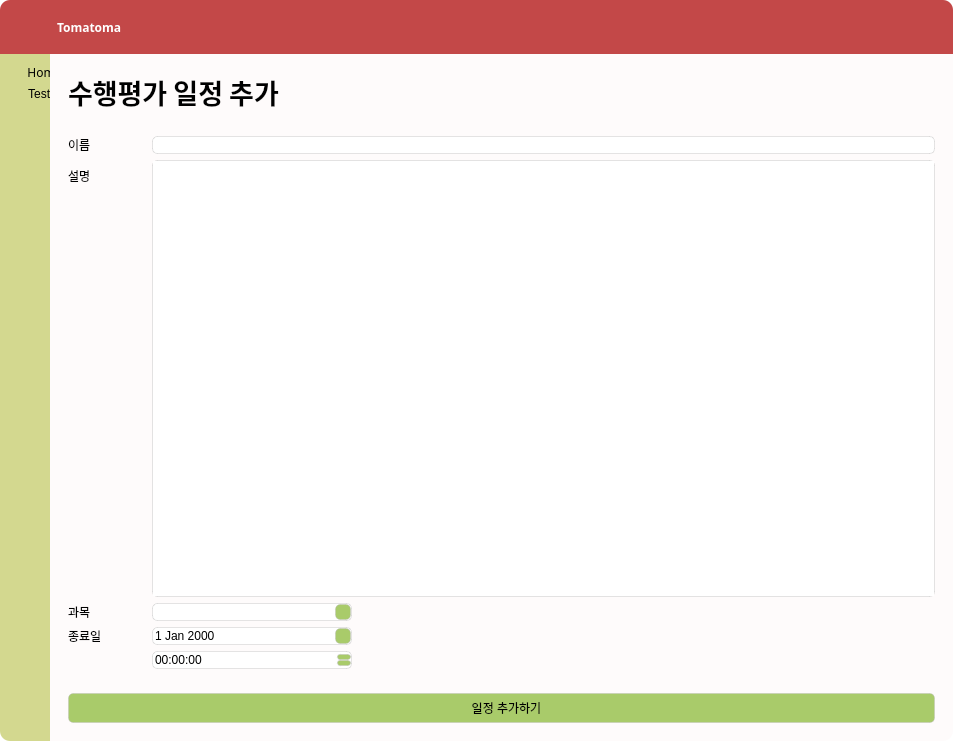
<?xml version="1.0" encoding="UTF-8"?>
<ui version="4.0">
 <class>MainWindow</class>
 <widget class="QMainWindow" name="MainWindow">
  <property name="geometry">
   <rect>
    <x>0</x>
    <y>0</y>
    <width>953</width>
    <height>741</height>
   </rect>
  </property>
  <property name="focusPolicy">
   <enum>Qt::NoFocus</enum>
  </property>
  <property name="windowTitle">
   <string>MainWindow</string>
  </property>
  <property name="styleSheet">
   <string notr="true">QPushButton, QLabel, QLineEdit, QTextEdit, QComboBox, QDateEdit, QTimeEdit {
	font-family: 'Noto Sans KR';
}

QLineEdit, QTextEdit, QComboBox, QDateEdit, QTimeEdit {
	border: 1px solid rgba(185, 185, 185, 100);
	border-radius: 5px;
}

QDateEdit::drop-down, QComboBox::drop-down {
	background-color: #a9cb6a;
	border: 1px solid rgba(185, 185, 185, 100);
	border-radius: 5px;
}

QTimeEdit::up-button, QTimeEdit::down-button {
	background-color: #a9cb6a;
	border: 1px solid rgba(185, 185, 185, 100);
	border-radius: 3px;
}

QMainWindow, QWidget#centralwidget {
	background-color: white;
	border-radius: 10px;
}

QWidget#mainTop {
	background-color: #c34848;
	border-top-left-radius: 10px;
	border-top-right-radius: 10px;
}

QWidget#mainSidebar {
	border-bottom-left-radius: 10px;
	background-color: #d3d88f;
}

QScrollBar {
	background: transparent;
}</string>
  </property>
  <widget class="QWidget" name="centralwidget">
   <property name="styleSheet">
    <string notr="true"/>
   </property>
   <layout class="QVBoxLayout" name="verticalLayout">
    <property name="spacing">
     <number>0</number>
    </property>
    <property name="leftMargin">
     <number>0</number>
    </property>
    <property name="topMargin">
     <number>0</number>
    </property>
    <property name="rightMargin">
     <number>0</number>
    </property>
    <property name="bottomMargin">
     <number>0</number>
    </property>
    <item>
     <widget class="QWidget" name="mainTop" native="true">
      <property name="styleSheet">
       <string notr="true">QLabel {
	color: white;
}

QPushButton {
	background: transparent;
	border-radius: 10px;
	icon-size: 30px;
	padding: 5px;
}

QPushButton#closeBtn::hover {
	background-color: rgba(0,0,0,50);
}</string>
      </property>
      <layout class="QHBoxLayout" name="horizontalLayout">
       <property name="topMargin">
        <number>15</number>
       </property>
       <property name="bottomMargin">
        <number>15</number>
       </property>
       <item>
        <widget class="QPushButton" name="menuBtn">
         <property name="text">
          <string/>
         </property>
         <property name="icon">
          <iconset resource="icons.qrc">
           <normaloff>:/white/icons/feather/menu.svg</normaloff>:/white/icons/feather/menu.svg</iconset>
         </property>
         <property name="iconSize">
          <size>
           <width>20</width>
           <height>20</height>
          </size>
         </property>
        </widget>
       </item>
       <item>
        <widget class="QLabel" name="label">
         <property name="font">
          <font>
           <family>Noto Sans KR</family>
           <weight>75</weight>
           <bold>true</bold>
          </font>
         </property>
         <property name="text">
          <string>Tomatoma</string>
         </property>
        </widget>
       </item>
       <item>
        <spacer name="horizontalSpacer">
         <property name="orientation">
          <enum>Qt::Horizontal</enum>
         </property>
         <property name="sizeHint" stdset="0">
          <size>
           <width>40</width>
           <height>20</height>
          </size>
         </property>
        </spacer>
       </item>
       <item>
        <widget class="QPushButton" name="closeBtn">
         <property name="text">
          <string/>
         </property>
         <property name="icon">
          <iconset resource="icons.qrc">
           <normaloff>:/white/icons/feather/x.svg</normaloff>:/white/icons/feather/x.svg</iconset>
         </property>
         <property name="iconSize">
          <size>
           <width>20</width>
           <height>20</height>
          </size>
         </property>
        </widget>
       </item>
      </layout>
     </widget>
    </item>
    <item>
     <widget class="QWidget" name="mainCenter" native="true">
      <property name="styleSheet">
       <string notr="true"/>
      </property>
      <layout class="QHBoxLayout" name="horizontalLayout_2">
       <property name="spacing">
        <number>0</number>
       </property>
       <property name="leftMargin">
        <number>0</number>
       </property>
       <property name="topMargin">
        <number>0</number>
       </property>
       <property name="rightMargin">
        <number>0</number>
       </property>
       <property name="bottomMargin">
        <number>0</number>
       </property>
       <item>
        <widget class="QWidget" name="mainSidebar" native="true">
         <property name="sizePolicy">
          <sizepolicy hsizetype="MinimumExpanding" vsizetype="Preferred">
           <horstretch>0</horstretch>
           <verstretch>0</verstretch>
          </sizepolicy>
         </property>
         <property name="minimumSize">
          <size>
           <width>0</width>
           <height>0</height>
          </size>
         </property>
         <property name="maximumSize">
          <size>
           <width>50</width>
           <height>16777215</height>
          </size>
         </property>
         <property name="font">
          <font>
           <family>Agency FB</family>
          </font>
         </property>
         <property name="styleSheet">
          <string notr="true">QPushButton {
	background: transparent;
	text-align: left;
	border-radius: 5px;
}

QPushButton::hover {
	background-color: rgba(0,0,0,50);
}</string>
         </property>
         <layout class="QVBoxLayout" name="verticalLayout_2">
          <property name="leftMargin">
           <number>15</number>
          </property>
          <property name="topMargin">
           <number>10</number>
          </property>
          <property name="rightMargin">
           <number>0</number>
          </property>
          <property name="bottomMargin">
           <number>0</number>
          </property>
          <item>
           <widget class="QPushButton" name="homeBtn">
            <property name="font">
             <font>
              <family>Noto Sans KR</family>
              <kerning>true</kerning>
             </font>
            </property>
            <property name="layoutDirection">
             <enum>Qt::LeftToRight</enum>
            </property>
            <property name="text">
             <string>    Home</string>
            </property>
            <property name="icon">
             <iconset resource="icons.qrc">
              <normaloff>:/black/icons/feather-black/home.svg</normaloff>:/black/icons/feather-black/home.svg</iconset>
            </property>
            <property name="iconSize">
             <size>
              <width>20</width>
              <height>20</height>
             </size>
            </property>
            <property name="checkable">
             <bool>false</bool>
            </property>
            <property name="autoExclusive">
             <bool>false</bool>
            </property>
           </widget>
          </item>
          <item>
           <widget class="QPushButton" name="testsBtn">
            <property name="layoutDirection">
             <enum>Qt::LeftToRight</enum>
            </property>
            <property name="text">
             <string>    Tests</string>
            </property>
            <property name="icon">
             <iconset resource="icons.qrc">
              <normaloff>:/black/icons/feather-black/file-text.svg</normaloff>:/black/icons/feather-black/file-text.svg</iconset>
            </property>
            <property name="iconSize">
             <size>
              <width>20</width>
              <height>20</height>
             </size>
            </property>
            <property name="checkable">
             <bool>true</bool>
            </property>
            <property name="autoRepeat">
             <bool>false</bool>
            </property>
            <property name="autoExclusive">
             <bool>true</bool>
            </property>
           </widget>
          </item>
          <item>
           <spacer name="verticalSpacer">
            <property name="orientation">
             <enum>Qt::Vertical</enum>
            </property>
            <property name="sizeHint" stdset="0">
             <size>
              <width>20</width>
              <height>40</height>
             </size>
            </property>
           </spacer>
          </item>
         </layout>
        </widget>
       </item>
       <item>
        <widget class="QStackedWidget" name="mainContainer">
         <property name="styleSheet">
          <string notr="true">QWidget#homePage, QWidget#testsPage, QWidget#testsAddPage {
	background-color: #fefbfb;
	border-bottom-right-radius: 10px;
}</string>
         </property>
         <property name="currentIndex">
          <number>2</number>
         </property>
         <widget class="QWidget" name="homePage">
          <property name="styleSheet">
           <string notr="true">QLabel {
	background: transparent;
	qproperty-alignment: AlignCenter;
}</string>
          </property>
          <layout class="QVBoxLayout" name="verticalLayout_3">
           <item>
            <spacer name="verticalSpacer_2">
             <property name="orientation">
              <enum>Qt::Vertical</enum>
             </property>
             <property name="sizeHint" stdset="0">
              <size>
               <width>20</width>
               <height>40</height>
              </size>
             </property>
            </spacer>
           </item>
           <item>
            <widget class="QLabel" name="label_2">
             <property name="font">
              <font>
               <family>Noto Sans KR</family>
               <pointsize>18</pointsize>
               <weight>75</weight>
               <bold>true</bold>
              </font>
             </property>
             <property name="text">
              <string>Tomatoma</string>
             </property>
             <property name="scaledContents">
              <bool>false</bool>
             </property>
            </widget>
           </item>
           <item>
            <widget class="QLabel" name="label_3">
             <property name="text">
              <string>2103 김동주, 2111 박서원, 2112 박재원</string>
             </property>
            </widget>
           </item>
           <item>
            <widget class="QLabel" name="label_4">
             <property name="text">
              <string>정보과학 수행평가</string>
             </property>
            </widget>
           </item>
           <item>
            <spacer name="verticalSpacer_3">
             <property name="orientation">
              <enum>Qt::Vertical</enum>
             </property>
             <property name="sizeHint" stdset="0">
              <size>
               <width>20</width>
               <height>40</height>
              </size>
             </property>
            </spacer>
           </item>
           <item>
            <widget class="QLabel" name="label_12">
             <property name="text">
              <string>&lt;html&gt;&lt;head/&gt;&lt;body&gt;&lt;p&gt;옆의 문서 버튼을 통해 등록해둔 수행평가 목록을 볼 수 있습니다.&lt;/p&gt;&lt;p&gt;이미 지난 수행평가는 회색으로, 끝나지 않은 수행평가는 남은 시간과 함께 흰색으로 나타납니다.&lt;/p&gt;&lt;p&gt;수행평가 목록 화면에서는 검색이 가능하며, 검색창 옆 버튼을 통해 수행평가 일정을 추가할 수 있습니다.&lt;/p&gt;&lt;p&gt;일주일이 지난 수행평가는 자동으로 삭제됩니다. (데이터로는 남습니다)&lt;/p&gt;&lt;/body&gt;&lt;/html&gt;</string>
             </property>
            </widget>
           </item>
           <item>
            <spacer name="verticalSpacer_4">
             <property name="orientation">
              <enum>Qt::Vertical</enum>
             </property>
             <property name="sizeHint" stdset="0">
              <size>
               <width>20</width>
               <height>40</height>
              </size>
             </property>
            </spacer>
           </item>
          </layout>
         </widget>
         <widget class="QWidget" name="testsPage">
          <layout class="QVBoxLayout" name="verticalLayout_4">
           <property name="leftMargin">
            <number>0</number>
           </property>
           <property name="topMargin">
            <number>15</number>
           </property>
           <property name="rightMargin">
            <number>0</number>
           </property>
           <property name="bottomMargin">
            <number>0</number>
           </property>
           <item>
            <widget class="QWidget" name="testsPageLabelContainer" native="true">
             <property name="sizePolicy">
              <sizepolicy hsizetype="Preferred" vsizetype="Maximum">
               <horstretch>0</horstretch>
               <verstretch>0</verstretch>
              </sizepolicy>
             </property>
             <property name="styleSheet">
              <string notr="true">QLabel {
	background: transparent;
	qproperty-alignment: AlignCenter;
}</string>
             </property>
             <layout class="QVBoxLayout" name="verticalLayout_5">
              <property name="spacing">
               <number>0</number>
              </property>
              <property name="leftMargin">
               <number>0</number>
              </property>
              <property name="topMargin">
               <number>0</number>
              </property>
              <property name="rightMargin">
               <number>0</number>
              </property>
              <property name="bottomMargin">
               <number>0</number>
              </property>
              <item>
               <widget class="QLabel" name="label_5">
                <property name="font">
                 <font>
                  <family>Noto Sans KR</family>
                  <pointsize>18</pointsize>
                  <weight>75</weight>
                  <bold>true</bold>
                 </font>
                </property>
                <property name="text">
                 <string>수행평가 목록</string>
                </property>
               </widget>
              </item>
             </layout>
            </widget>
           </item>
           <item>
            <widget class="QWidget" name="testsPageBarContainer" native="true">
             <property name="sizePolicy">
              <sizepolicy hsizetype="Preferred" vsizetype="Maximum">
               <horstretch>0</horstretch>
               <verstretch>0</verstretch>
              </sizepolicy>
             </property>
             <property name="font">
              <font>
               <kerning>true</kerning>
              </font>
             </property>
             <property name="styleSheet">
              <string notr="true">QPushButton#testsAddEnterBtn {
	background-color: #a9cb6a;
	border: 1px solid rgba(185, 185, 185, 100);
	border-radius: 10px;
	padding: 5px 15px 5px 15px;
}</string>
             </property>
             <layout class="QHBoxLayout" name="horizontalLayout_3">
              <item>
               <widget class="QPushButton" name="testsAddEnterBtn">
                <property name="font">
                 <font>
                  <family>Noto Sans KR</family>
                  <kerning>true</kerning>
                 </font>
                </property>
                <property name="text">
                 <string/>
                </property>
                <property name="icon">
                 <iconset resource="icons.qrc">
                  <normaloff>:/black/icons/feather-black/file-plus.svg</normaloff>:/black/icons/feather-black/file-plus.svg</iconset>
                </property>
                <property name="iconSize">
                 <size>
                  <width>20</width>
                  <height>20</height>
                 </size>
                </property>
                <property name="autoDefault">
                 <bool>false</bool>
                </property>
                <property name="default">
                 <bool>false</bool>
                </property>
                <property name="flat">
                 <bool>false</bool>
                </property>
               </widget>
              </item>
              <item>
               <widget class="QLineEdit" name="testsSearchInput">
                <property name="placeholderText">
                 <string>수행평가 일정 이름을 입력해주세요...</string>
                </property>
               </widget>
              </item>
             </layout>
            </widget>
           </item>
           <item>
            <widget class="QWidget" name="testsPageResultContainer" native="true">
             <property name="styleSheet">
              <string notr="true">QWidget#testsScrollAreaContainer, QScrollArea {
	background-color: #d3d88f;
	border-radius: 10px;
}

QScrollBar:vertical {
	width: 12px;
	background: transparent;
}

QScrollBar:horizontal {
	width: 12px;
	background: transparent;
}

QScrollBar::handle:vertical {
	border: none;
	border-radius: 5px;
	background-color: #a9cb6a;
	min-height: 30px;
}

QScrollBar::handle:horizontal {
	border: none;
	border-radius: 5px;
	background-color: #a9cb6a;
	min-height: 30px;
}

QScrollBar::add-line, QScrollBar::sub-line {
	background: transparent;
}</string>
             </property>
             <layout class="QVBoxLayout" name="verticalLayout_6">
              <item>
               <widget class="QScrollArea" name="testsScrollArea">
                <property name="widgetResizable">
                 <bool>true</bool>
                </property>
                <property name="alignment">
                 <set>Qt::AlignLeading|Qt::AlignLeft|Qt::AlignTop</set>
                </property>
                <widget class="QWidget" name="testsScrollAreaContainer">
                 <property name="geometry">
                  <rect>
                   <x>0</x>
                   <y>0</y>
                   <width>885</width>
                   <height>542</height>
                  </rect>
                 </property>
                 <property name="styleSheet">
                  <string notr="true"/>
                 </property>
                 <widget class="QWidget" name="testsSearchSample" native="true">
                  <property name="geometry">
                   <rect>
                    <x>9</x>
                    <y>9</y>
                    <width>851</width>
                    <height>251</height>
                   </rect>
                  </property>
                  <property name="sizePolicy">
                   <sizepolicy hsizetype="Preferred" vsizetype="Preferred">
                    <horstretch>0</horstretch>
                    <verstretch>0</verstretch>
                   </sizepolicy>
                  </property>
                  <property name="styleSheet">
                   <string notr="true">QWidget{
	background-color: #fefbfb;
	border-radius: 5px;
	border: 1px solid rgba(185, 185, 185, 100);
}</string>
                  </property>
                  <layout class="QGridLayout" name="gridLayout">
                   <item row="1" column="0">
                    <widget class="QScrollArea" name="scrollArea">
                     <property name="styleSheet">
                      <string notr="true">QScrollBar:vertical {
	width: 12px;
	background: #d3d88f;
}

QScrollBar:horizontal {
	width: 12px;
	background: #d3d88f;
}

QScrollBar::handle:vertical {
	border: none;
	border-radius: 5px;
	background-color: #a9cb6a;
	min-height: 30px;
}

QScrollBar::handle:horizontal {
	border: none;
	border-radius: 5px;
	background-color: #a9cb6a;
	min-height: 30px;
}

QScrollBar::add-line, QScrollBar::sub-line {
	background: transparent;
}</string>
                     </property>
                     <property name="verticalScrollBarPolicy">
                      <enum>Qt::ScrollBarAlwaysOn</enum>
                     </property>
                     <property name="widgetResizable">
                      <bool>true</bool>
                     </property>
                     <widget class="QWidget" name="scrollAreaWidgetContents">
                      <property name="geometry">
                       <rect>
                        <x>0</x>
                        <y>-488</y>
                        <width>744</width>
                        <height>1000</height>
                       </rect>
                      </property>
                      <property name="sizePolicy">
                       <sizepolicy hsizetype="Preferred" vsizetype="Minimum">
                        <horstretch>0</horstretch>
                        <verstretch>0</verstretch>
                       </sizepolicy>
                      </property>
                      <property name="minimumSize">
                       <size>
                        <width>0</width>
                        <height>1000</height>
                       </size>
                      </property>
                      <property name="styleSheet">
                       <string notr="true"/>
                      </property>
                      <layout class="QVBoxLayout" name="verticalLayout_8">
                       <item>
                        <widget class="QLabel" name="label_16">
                         <property name="text">
                          <string>TextLabel</string>
                         </property>
                        </widget>
                       </item>
                       <item>
                        <widget class="QLabel" name="label_13">
                         <property name="text">
                          <string>TextLabel</string>
                         </property>
                        </widget>
                       </item>
                       <item>
                        <widget class="QLabel" name="label_14">
                         <property name="text">
                          <string>TextLabel</string>
                         </property>
                        </widget>
                       </item>
                       <item>
                        <widget class="QLabel" name="label_15">
                         <property name="text">
                          <string>TextLabel</string>
                         </property>
                        </widget>
                       </item>
                      </layout>
                     </widget>
                    </widget>
                   </item>
                   <item row="2" column="1">
                    <widget class="QLabel" name="label_11">
                     <property name="font">
                      <font>
                       <family>Noto Sans KR</family>
                       <weight>75</weight>
                       <bold>true</bold>
                      </font>
                     </property>
                     <property name="text">
                      <string>남은 시간</string>
                     </property>
                    </widget>
                   </item>
                   <item row="0" column="0">
                    <widget class="QLabel" name="testsSearchName">
                     <property name="sizePolicy">
                      <sizepolicy hsizetype="Preferred" vsizetype="Expanding">
                       <horstretch>0</horstretch>
                       <verstretch>0</verstretch>
                      </sizepolicy>
                     </property>
                     <property name="font">
                      <font>
                       <family>Noto Sans KR</family>
                       <pointsize>20</pointsize>
                       <weight>75</weight>
                       <bold>true</bold>
                      </font>
                     </property>
                     <property name="text">
                      <string>이름</string>
                     </property>
                    </widget>
                   </item>
                   <item row="2" column="0">
                    <widget class="QLabel" name="testsSearchDateTime">
                     <property name="sizePolicy">
                      <sizepolicy hsizetype="Preferred" vsizetype="Maximum">
                       <horstretch>0</horstretch>
                       <verstretch>0</verstretch>
                      </sizepolicy>
                     </property>
                     <property name="text">
                      <string>시간</string>
                     </property>
                    </widget>
                   </item>
                   <item row="0" column="1">
                    <widget class="QLabel" name="testsSearchSubject">
                     <property name="sizePolicy">
                      <sizepolicy hsizetype="Preferred" vsizetype="Preferred">
                       <horstretch>0</horstretch>
                       <verstretch>0</verstretch>
                      </sizepolicy>
                     </property>
                     <property name="font">
                      <font>
                       <family>Noto Sans KR</family>
                       <weight>75</weight>
                       <bold>true</bold>
                      </font>
                     </property>
                     <property name="text">
                      <string>과목</string>
                     </property>
                    </widget>
                   </item>
                  </layout>
                 </widget>
                </widget>
               </widget>
              </item>
             </layout>
            </widget>
           </item>
          </layout>
         </widget>
         <widget class="QWidget" name="testsAddPage">
          <layout class="QVBoxLayout" name="verticalLayout_7">
           <item>
            <widget class="QWidget" name="testsAddPageLabelContainer" native="true">
             <property name="sizePolicy">
              <sizepolicy hsizetype="Preferred" vsizetype="Preferred">
               <horstretch>0</horstretch>
               <verstretch>0</verstretch>
              </sizepolicy>
             </property>
             <property name="font">
              <font>
               <weight>50</weight>
               <bold>false</bold>
              </font>
             </property>
             <property name="styleSheet">
              <string notr="true">QLabel {
	background: transparent;
	qproperty-alignment: AlignCenter;
}</string>
             </property>
             <layout class="QHBoxLayout" name="horizontalLayout_4">
              <item>
               <widget class="QLabel" name="label_6">
                <property name="sizePolicy">
                 <sizepolicy hsizetype="Preferred" vsizetype="Preferred">
                  <horstretch>0</horstretch>
                  <verstretch>0</verstretch>
                 </sizepolicy>
                </property>
                <property name="font">
                 <font>
                  <family>Noto Sans KR</family>
                  <pointsize>20</pointsize>
                  <weight>75</weight>
                  <bold>true</bold>
                 </font>
                </property>
                <property name="text">
                 <string>수행평가 일정 추가</string>
                </property>
               </widget>
              </item>
             </layout>
            </widget>
           </item>
           <item>
            <widget class="QWidget" name="testsAddPageInputContainer" native="true">
             <property name="sizePolicy">
              <sizepolicy hsizetype="Preferred" vsizetype="Preferred">
               <horstretch>0</horstretch>
               <verstretch>0</verstretch>
              </sizepolicy>
             </property>
             <layout class="QFormLayout" name="formLayout">
              <property name="horizontalSpacing">
               <number>50</number>
              </property>
              <property name="bottomMargin">
               <number>9</number>
              </property>
              <item row="0" column="0">
               <widget class="QLabel" name="label_7">
                <property name="text">
                 <string>이름</string>
                </property>
               </widget>
              </item>
              <item row="0" column="1">
               <widget class="QLineEdit" name="testsAddNameInput"/>
              </item>
              <item row="1" column="0">
               <widget class="QLabel" name="label_8">
                <property name="text">
                 <string>설명</string>
                </property>
               </widget>
              </item>
              <item row="1" column="1">
               <widget class="QTextEdit" name="testsAddDescInput">
                <property name="styleSheet">
                 <string notr="true">QScrollBar:vertical {
	width: 12px;
	background: #d3d88f;
}

QScrollBar:horizontal {
	width: 12px;
	background: #d3d88f;
}

QScrollBar::handle:vertical {
	border: none;
	border-radius: 5px;
	background-color: #a9cb6a;
	min-height: 30px;
}

QScrollBar::handle:horizontal {
	border: none;
	border-radius: 5px;
	background-color: #a9cb6a;
	min-height: 30px;
}

QScrollBar::add-line, QScrollBar::sub-line {
	background: transparent;
}</string>
                </property>
               </widget>
              </item>
              <item row="2" column="0">
               <widget class="QLabel" name="label_10">
                <property name="text">
                 <string>과목</string>
                </property>
               </widget>
              </item>
              <item row="2" column="1">
               <widget class="QComboBox" name="testsAddSubjectInput">
                <property name="sizePolicy">
                 <sizepolicy hsizetype="Maximum" vsizetype="Fixed">
                  <horstretch>0</horstretch>
                  <verstretch>0</verstretch>
                 </sizepolicy>
                </property>
                <property name="maximumSize">
                 <size>
                  <width>200</width>
                  <height>16777215</height>
                 </size>
                </property>
                <property name="editable">
                 <bool>true</bool>
                </property>
               </widget>
              </item>
              <item row="3" column="0">
               <widget class="QLabel" name="label_9">
                <property name="sizePolicy">
                 <sizepolicy hsizetype="Maximum" vsizetype="Preferred">
                  <horstretch>0</horstretch>
                  <verstretch>0</verstretch>
                 </sizepolicy>
                </property>
                <property name="text">
                 <string>종료일</string>
                </property>
               </widget>
              </item>
              <item row="3" column="1">
               <widget class="QDateEdit" name="testsAddDateInput">
                <property name="sizePolicy">
                 <sizepolicy hsizetype="Maximum" vsizetype="Fixed">
                  <horstretch>0</horstretch>
                  <verstretch>0</verstretch>
                 </sizepolicy>
                </property>
                <property name="maximumSize">
                 <size>
                  <width>200</width>
                  <height>16777215</height>
                 </size>
                </property>
                <property name="styleSheet">
                 <string notr="true"/>
                </property>
                <property name="calendarPopup">
                 <bool>true</bool>
                </property>
               </widget>
              </item>
              <item row="4" column="1">
               <widget class="QTimeEdit" name="testsAddTimeInput">
                <property name="sizePolicy">
                 <sizepolicy hsizetype="Maximum" vsizetype="Fixed">
                  <horstretch>0</horstretch>
                  <verstretch>0</verstretch>
                 </sizepolicy>
                </property>
                <property name="minimumSize">
                 <size>
                  <width>0</width>
                  <height>0</height>
                 </size>
                </property>
                <property name="maximumSize">
                 <size>
                  <width>200</width>
                  <height>16777215</height>
                 </size>
                </property>
                <property name="frame">
                 <bool>true</bool>
                </property>
                <property name="calendarPopup">
                 <bool>false</bool>
                </property>
               </widget>
              </item>
             </layout>
            </widget>
           </item>
           <item>
            <widget class="QWidget" name="testsAddPageBtnContainer" native="true">
             <property name="sizePolicy">
              <sizepolicy hsizetype="Preferred" vsizetype="Preferred">
               <horstretch>0</horstretch>
               <verstretch>0</verstretch>
              </sizepolicy>
             </property>
             <property name="styleSheet">
              <string notr="true">QPushButton {
	background-color: #a9cb6a;
	border: 1px solid rgba(185, 185, 185, 100);
	border-radius: 5px;
	padding: 5px;
}</string>
             </property>
             <layout class="QHBoxLayout" name="horizontalLayout_5">
              <item>
               <widget class="QPushButton" name="testsAddBtn">
                <property name="text">
                 <string>   일정 추가하기</string>
                </property>
                <property name="icon">
                 <iconset resource="icons.qrc">
                  <normaloff>:/black/icons/feather-black/plus.svg</normaloff>:/black/icons/feather-black/plus.svg</iconset>
                </property>
               </widget>
              </item>
             </layout>
            </widget>
           </item>
          </layout>
         </widget>
        </widget>
       </item>
      </layout>
     </widget>
    </item>
   </layout>
  </widget>
 </widget>
 <resources>
  <include location="icons.qrc"/>
 </resources>
 <connections/>
</ui>
